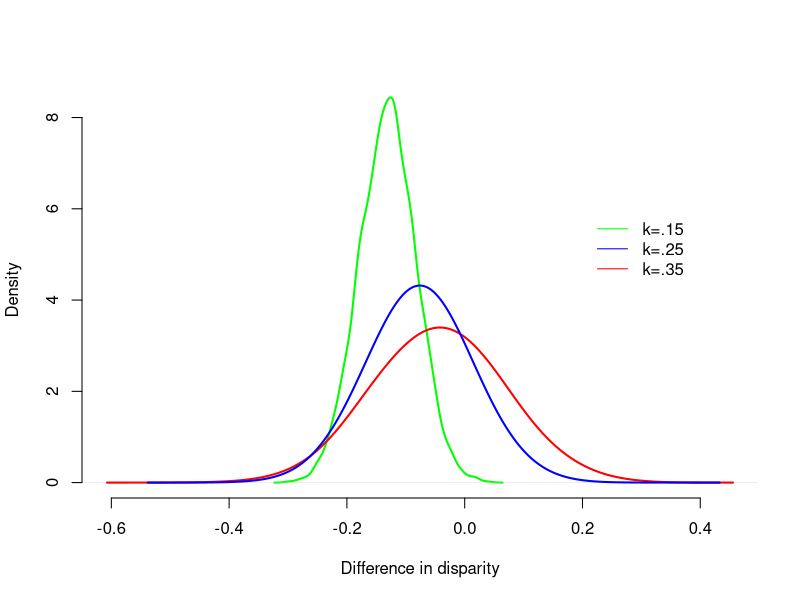

Here is the R script that generated this plot:
# Set the design parameters for the study 

rnorm_0_1 <- function(p, s){
  r <- 1; while (r <= 0 | r>=1){r <- rnorm(1, p, s)}; return(r)
}

sampler <- function(K){
  k <- K # k = standard deviation of cluster means / grand mean 

  # Load the number of people enumerated in each cluster 
  Ns <- round(rnorm(40, 150000/40, (k*150000/40)), 0)
  
  # Estimate the proportion children, and the proportion of the children that have functional impairment 
  child <- Ns * rnorm(40, .4, k*.4)
  child_d <- round(child * rnorm(40, 87603/8685914, k* 87603/8685914),0)
  child_nd <- round(child - child_d, 0)
  
  # Enrolment ages 6-13 overall in Tamil Nadu
  # https://mhrd.gov.in/sites/upload_files/mhrd/files/upload_document/National-Survey-Estimation-School-Children-Draft-Report.pdf
  # Proportion all children in school: Table C2.3
  e0 <- c(1-(57529-23627)/(8685914-87603))
  # Proportion disabled children in school: Tables C8 and C9
  e1 <- c(1-23627/87603)
  
  # Proportion in school in each cluster for children with and without disabilities
  prop_in_school_nd <- replicate(40, rnorm_0_1(e0, k*e0), simplify = TRUE)
  prop_in_school_d  <- replicate(40, rnorm_0_1(e1, k*e1), simplify = TRUE)
  
  # Proportion treated by community: cluster-specific around 95% coverage for all children
  treated_comm_nd <- replicate(40, rnorm_0_1(.95, k*.95), simplify = TRUE)
  treated_comm_d <- replicate(40, rnorm_0_1(.95, k*.95), simplify = TRUE)

  # Proportion treated in school: cluster-specific around 95% coverage for all children in school
  treated_scho_nd <- treated_comm_nd * prop_in_school_nd
  treated_scho_d  <- treated_comm_d * prop_in_school_d
  
  # Allocate half clusters to treatment and half to control  
  allocation <- sample(c(rep(0,length.out=(length(Ns)/2)),rep(1,length.out=length(Ns)/2)))
  
  # Means of the cluster proportions treated, weighted by cluster size 
  treated_comm_mean_nd <- weighted.mean(treated_comm_nd[allocation == 1], child_nd[allocation == 1])
  treated_comm_mean_d  <- weighted.mean(treated_comm_d[allocation == 1], child_d[allocation == 1])
  treated_scho_mean_nd <- weighted.mean(treated_scho_nd[allocation == 0], child_nd[allocation == 0])
  treated_scho_mean_d  <- weighted.mean(treated_scho_d[allocation == 0], child_d[allocation == 0])
  
  # Calculate the disparity 
  d_nd <- treated_comm_mean_nd - treated_scho_mean_nd
  d_d  <- treated_comm_mean_d - treated_scho_mean_d
  dd   <- d_nd - d_d
  return(dd)
}

dd_25 <- replicate(10000, sampler(.25))
dd_35 <- replicate(10000, sampler(.35))
dd_15 <- replicate(10000, sampler(.15))

# Plot the differences in the disparities
density_25 <- density(dd_25, bw=0.05)
density_15 <- density(dd_15, bw=0.05)
density_35 <- density(dd_35, bw=0.05)

plot(density(dd_15), col='green', main='',  
     xlab='Difference in disparity', bty="n", xlim=c(min(density_35$x),max(density_35$x)),lwd=2)
lines(density_35, col='red',lwd=2)
lines(density_25, col='blue',lwd=2)
legend(x=.2,y=6,bty='n',legend=c('k=.15','k=.25','k=.35'),lty=1, col=c('green','blue','red'))

